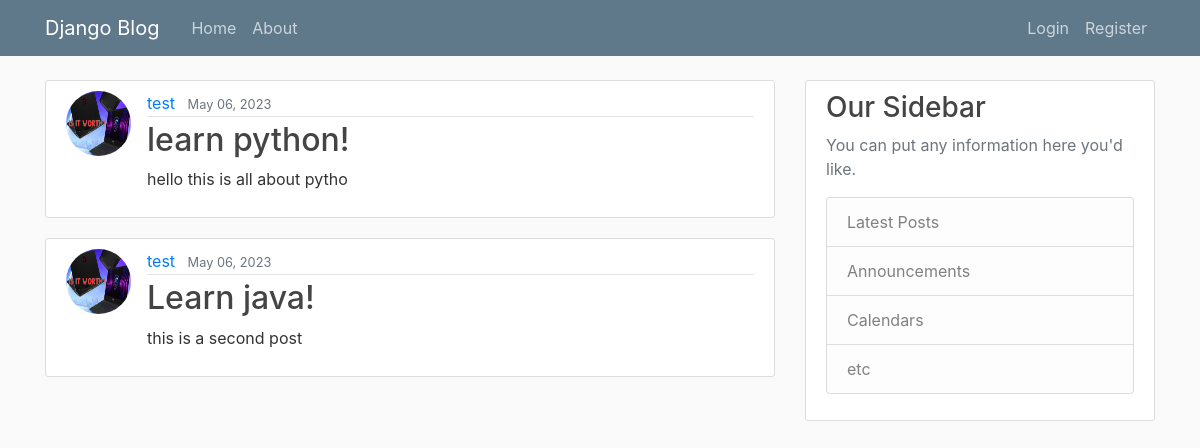
The page / on the database its author committed.
### blog/models.py (models this page shows, shortened)
class Post(models.Model):
    title = models.CharField(max_length=100)
    content = models.TextField()
    date_posted = models.DateTimeField(default=timezone.now)
    author = models.ForeignKey(User, on_delete=models.CASCADE)

### user/models.py (models this page shows, shortened)
class Profile (models.Model):
    user = models.OneToOneField(User,on_delete= models.CASCADE)
    image = models.ImageField(default='default.png', upload_to = 'profile_pics')

### blog/views.py (the view)
# urls.py: path('', views.index, name='index'),
def index(request):
    context = {
        'posts' : Post.objects.all() ,
    }
    return render(request, "blog/index.html",context)

### blog/templates/blog/index.html
{% extends 'blog/base.html' %}
{% block content %}
{% for post in posts %}
<article class="media content-section">
  <img class="rounded-circle article-img" src="{{ post.author.profile.image.url }}" alt="">
    <div class="media-body">
      <div class="article-metadata">
        <a class="mr-2" href="#">{{ post.author }}</a>
        <small class="text-muted">{{ post.date_posted|date:"F d, Y" }}</small>
      </div>
      <h2><a class="article-title" href="#">{{ post.title }}</a></h2>
      <p class="article-content">{{ post.content }}</p>
    </div>
  </article>
{% endfor %}
{% endblock %}

### blog/templates/blog/base.html (shortened to what this page needs)
{% load static %}
<!DOCTYPE html>
<html lang="en">
<head>
    <link rel="stylesheet" href="https://cdn.jsdelivr.net/npm/bootstrap@4.4.1/dist/css/bootstrap.min.css">
    <link rel="stylesheet" href="{% static 'blog/main.css' %}">
</head>
<body>
    <header class="site-header">
        <nav class="navbar navbar-expand-md navbar-dark bg-steel fixed-top">
          <div class="container">
            <a class="navbar-brand mr-4" href="/">Django Blog</a>
            <div class="collapse navbar-collapse" id="navbarToggle">
              <div class="navbar-nav mr-auto">
                <a class="nav-item nav-link" href="/">Home</a>
                <a class="nav-item nav-link" href="{% url 'about' %}">About</a>
              </div>
              {% if user.is_authenticated %}
              <div class="navbar-nav">
                <a class="nav-item nav-link" href="{% url 'logout' %}">logout</a>
                <a class="nav-item nav-link" href="{% url 'profile' %}">profile</a>
              </div>
              {% else %}
              <div class="navbar-nav">
                <a class="nav-item nav-link" href="{% url 'login' %}">Login</a>
                <a class="nav-item nav-link" href="{% url 'register' %}">Register</a>
              </div>
              {% endif %}
            </div>
          </div>
        </nav>
      </header>
      <main role="main" class="container">
        <div class="row">
          <div class="col-md-8">
            {% block content %}{% endblock %}
          </div>
          <div class="col-md-4">
            <div class="content-section">
              <h3>Our Sidebar</h3>
              <p class='text-muted'>You can put any information here you'd like.
                <ul class="list-group">
                  <li class="list-group-item list-group-item-light">Latest Posts</li>
                  <li class="list-group-item list-group-item-light">Announcements</li>
                  <li class="list-group-item list-group-item-light">Calendars</li>
                  <li class="list-group-item list-group-item-light">etc</li>
                </ul>
              </p>
            </div>
          </div>
        </div>
      </main>
</body>
</html>

### blog/static/blog/main.css (style rules this page uses)
body { background: #fafafa; color: #333333; margin-top: 5rem; }
h1, h2, h3, h4, h5, h6 { color: #444444; }
ul { margin: 0; }
.bg-steel { background-color: #5f788a; }
.site-header .navbar-nav .nav-link { color: #cbd5db; }
.content-section { background: #ffffff; padding: 10px 20px; border: 1px solid #dddddd; border-radius: 3px; margin-bottom: 20px; }
.article-title { color: #444444; }
.article-content { white-space: pre-line; }
.article-img { height: 65px; width: 65px; margin-right: 16px; }
.article-metadata { padding-bottom: 1px; margin-bottom: 4px; border-bottom: 1px solid #e3e3e3 }

### rows shown on the page
Post: author.profile.image (picture), author "test", date_posted "May 06, 2023", title "learn python!", content "hello this is all about pytho"
Post: author.profile.image (picture), author "test", date_posted "May 06, 2023", title "Learn java!", content "this is a second post"
